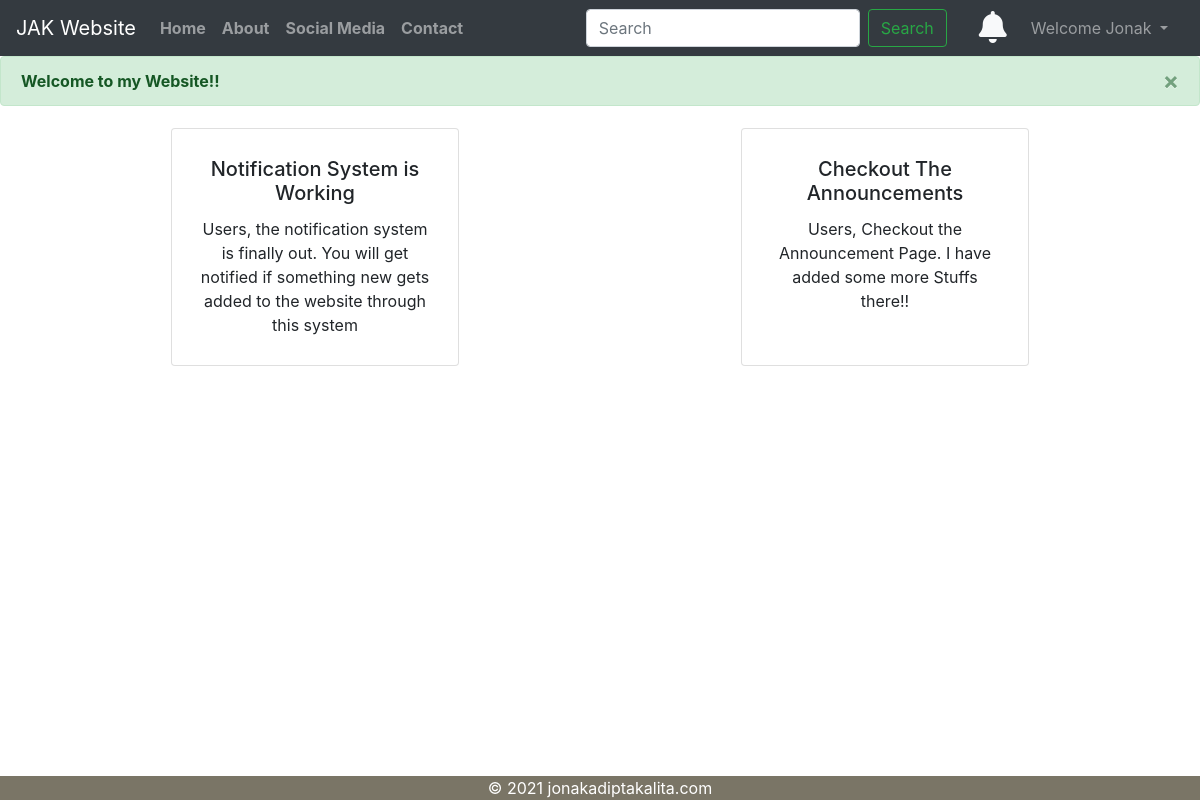
Page /your_profile/notifications (signed in) on the committed database.
### main_app/models.py (models this page shows, shortened)
class Notification(models.Model):
    notification_id = models.AutoField(primary_key=True)
    notification_name = models.CharField(max_length=50, default="")
    notification_text = models.CharField(max_length=300, default="")

### main_app/views.py (the view)
# urls.py: path("your_profile/notifications", views.notifications, name="notifications"),
def notifications(request):
    if request.user.is_authenticated:
        notifications = Notification.objects.all()
        context = {"notifications": notifications}
        return render(request, "your_profile/notifications.html", context)
    else:
        return render(request, "404Error.html")

### main_app/context_processors.py (called while the page is built)
def RECAPTCHA_CLIENT_KEY_Func(request):
    return {"RECAPTCHA_CLIENT_KEY": credentials.RECAPTCHA_CLIENT_KEY}

### templates/your_profile/notifications.html (shortened to what this page needs)
{% extends "base.html" %}
{% block body %}
	<div class="container">
		<div class="row">
			{% if notifications %}
				{% for notification in notifications%}
					<div
						class="card mx-auto my-2 p-2 align-items-center"
						style="width: 18rem;"
					>
						<div class="card-body">
							<h5 class="card-title text-center">
								{{ notification.notification_name }}
							</h5>
							<p class="card-text text-center">
								{{ notification.notification_text }}
							</p>
						</div>
					</div>
				{% endfor %}
			{% else %}
				<center><h5>All Set!!</h5></center>
			{% endif %}
		</div>
	</div>
{% endblock %}

### templates/base.html (shortened to what this page needs)
<!doctype html>
<html lang="en">
{% load static %}
	<head>
		<link
			rel="stylesheet"
			href="https://cdn.jsdelivr.net/npm/bootstrap@4.6.0/dist/css/bootstrap.min.css"
		/>
		<link rel="stylesheet" href="{% static 'styles/base.css' %}" />
	</head>
	<body>
		<div class="main_body" id="main_body">
			<div class="header fixed-top">
				<nav class="navbar navbar-expand-lg navbar-dark bg-dark">
					<a class="navbar-brand" href="/">
						JAK Website
					</a>
					<div class="collapse navbar-collapse" id="navbarNavDropdown">
						<ul class="navbar-nav mr-auto">
							<li class="nav-item font-weight-bold">
								<a
									class="nav-link"
									href="/"
								>
									Home<span class="sr-only">(current)</span>
								</a>
							</li>
							<li class="nav-item font-weight-bold">
								 <a
									class="nav-link"
									href="/about/"
								>
									About<span class="sr-only">(current)</span>
								</a>
							</li>
							<li class="nav-item font-weight-bold">
								<a
									class="nav-link"
									href="/social_media/"
								>
									Social Media<span class="sr-only">(current)</span>
								</a>
							</li>
							<li class="nav-item font-weight-bold">
								<a
									class="nav-link"
									href="/contact_me/"
								>
									Contact<span class="sr-only">(current)</span>
								</a>
							</li>
						</ul>
						<form
							method="get"
							action="/search"
							class="form-inline my-2 my-lg-0 mr-3"
						>
							<input
								class="form-control mr-sm-2"
								type="search"
								placeholder="Search"
								aria-label="Search"
								name="query"
								id="query"
							/>
							<button
								class="btn btn-outline-success my-2 my-sm-0"
								type="submit"
							>
								Search
							</button>
						</form>
						{% if user.is_authenticated %}
							<a
								class="text-light mx-3"
								href="/your_profile/notifications"
								role="button"
							>
								<i class="fa fa-bell fa-2x"></i>
							</a>
							<ul class="navbar-nav navbar-default">
								<li class="nav-item dropdown give__margin_pls">
									<a
										class="nav-link dropdown-toggle"
										href="#"
										id="navbarDropdown"
										role="button"
										data-toggle="dropdown"
										aria-haspopup="true"
										aria-expanded="false"
									>
										Welcome {{ request.user }}
									</a>
								</li>
							</ul>
						{% endif %}
					</div>
				</nav>
				{% if messages %}
					{% for message in messages %}
						<div
							class="alert alert-{{ message.tags }} alert-dismissible fade show"
							role="alert"
						>
							<strong>Message: </strong> {{ message }}
							<button
								type="button"
								class="close close_button"
								data-dismiss="alert"
								aria-label="Close"
							>
							  <span aria-hidden="true">&times;</span>
							</button>
						</div>
					{% endfor %}
				{% else %}
					<div class="alert alert-success alert-dismissible fade show" role="alert">
						<strong>Welcome to my Website!!</strong>
						<button
							type="button"
							class="close close_button"
							data-dismiss="alert"
							aria-label="Close"
						>
						  <span aria-hidden="true">&times;</span>
						</button>
					</div>
				{% endif %}
			</div>
			<br />
			<br />
			<br />
			<br />
			<br />
			{% block body %}
			{% endblock %}
			<footer class="footer">
				<p class="mb-0 mt-0 text-center">&copy; 2021 jonakadiptakalita.com</p>
			</footer>
		</div>
	</body>
</html>

### static/styles/base.css (style rules this page uses)
.footer { position: fixed; left: 0; bottom: 0; width: 100%; background-color: #7a7566; color: white; text-align: center; display: block; }
.close_button { outline: none !important; }
.give__margin_pls { margin-right: 8px; }
body { overflow: -moz-scrollbars-none; }
body { -ms-overflow-style: none; }

### rows in the picture
Notification: notification_name "Notification System is Working", notification_text "Users, the notification system is finally out. You will get notified if something new gets added to the website through this system"
Notification: notification_name "Checkout The Announcements", notification_text "Users, Checkout the Announcement Page. I have added some more Stuffs there!!"

### other values in the picture
{{ request.user }} "Jonak"
